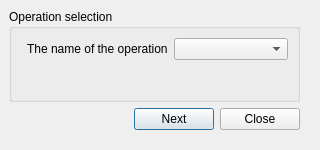
<?xml version="1.0" encoding="UTF-8"?>
<ui version="4.0">
 <class>ModeSelectialog</class>
 <widget class="QDialog" name="ModeSelectialog">
  <property name="geometry">
   <rect>
    <x>0</x>
    <y>0</y>
    <width>320</width>
    <height>150</height>
   </rect>
  </property>
  <property name="windowTitle">
   <string>Dialog</string>
  </property>
  <widget class="QWidget" name="layoutWidget">
   <property name="geometry">
    <rect>
     <x>9</x>
     <y>9</y>
     <width>291</width>
     <height>121</height>
    </rect>
   </property>
   <layout class="QVBoxLayout" name="verticalLayout">
    <item>
     <widget class="QGroupBox" name="groupBox">
      <property name="title">
       <string>Operation selection</string>
      </property>
      <layout class="QFormLayout" name="formLayout">
       <item row="0" column="1">
        <layout class="QHBoxLayout" name="horizontalLayout">
         <item>
          <widget class="QLabel" name="label">
           <property name="text">
            <string>The name of the operation</string>
           </property>
          </widget>
         </item>
         <item>
          <widget class="QComboBox" name="comboBoxAction"/>
         </item>
        </layout>
       </item>
      </layout>
     </widget>
    </item>
    <item>
     <layout class="QHBoxLayout" name="horizontalLayout_2">
      <item>
       <spacer name="horizontalSpacer">
        <property name="orientation">
         <enum>Qt::Horizontal</enum>
        </property>
        <property name="sizeHint" stdset="0">
         <size>
          <width>40</width>
          <height>20</height>
         </size>
        </property>
       </spacer>
      </item>
      <item>
       <widget class="QPushButton" name="pushButton_OK">
        <property name="text">
         <string>Next</string>
        </property>
       </widget>
      </item>
      <item>
       <widget class="QPushButton" name="pushButton_Cancel">
        <property name="text">
         <string>Close</string>
        </property>
       </widget>
      </item>
     </layout>
    </item>
   </layout>
  </widget>
 </widget>
 <resources/>
 <connections/>
</ui>
